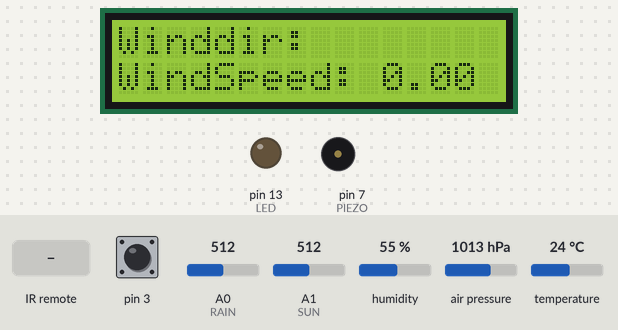
This sketch was run on a simulated Arduino Leonardo, built with avr-gcc and run on an emulated ATmega32U4. On the bench: 16×2 character LCD, output pins drawn as LEDs (lit = HIGH), buzzer (waves = sounding). The test bench sets the inputs (shaded band); at power-on: A0 (RAIN) = 512, A1 (SUN) = 512, pin 3 HIGH, humidity 55 %, air pressure 1013 hPa, temperature 24 °C. WiFi joins after 1.5 s; servers stay silent unless stated; what the sketch prints to the serial monitor is not drawn.

Above: at 12.8 s.
12.9 s: A0 (RAIN) set to 33
At 17.1 s:
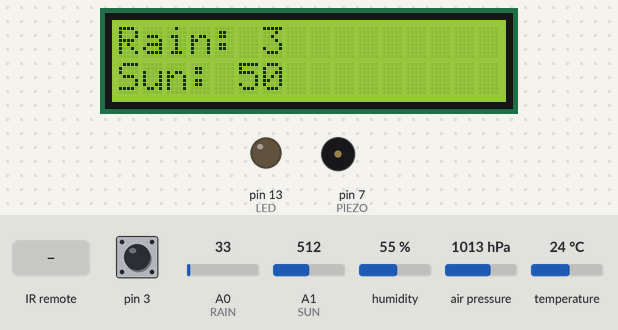
25.2 s: A0 (RAIN) set to 26
At 27.2 s:
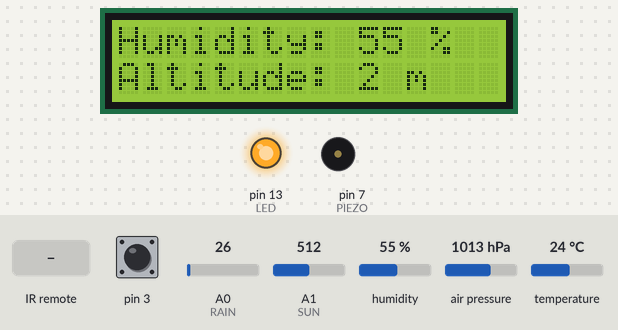
33.2 s: A1 (SUN) set to 181
At 34.4 s:
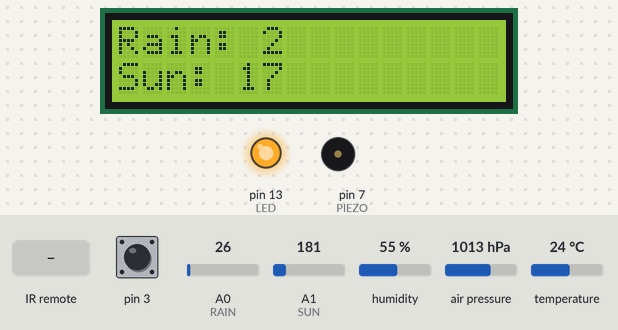
41.2 s: A1 (SUN) set to 147
At 42.3 s:
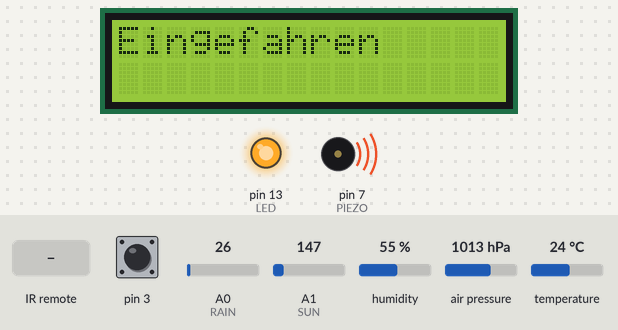
43.9 s: infrared code 0xFFA25D received
At 45.5 s:
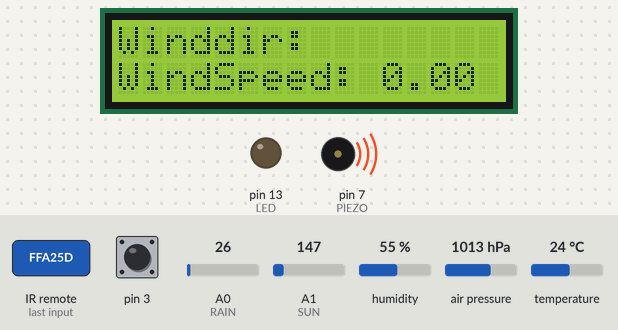
47.9 s: infrared code 0xFF629D received
At 49.5 s:
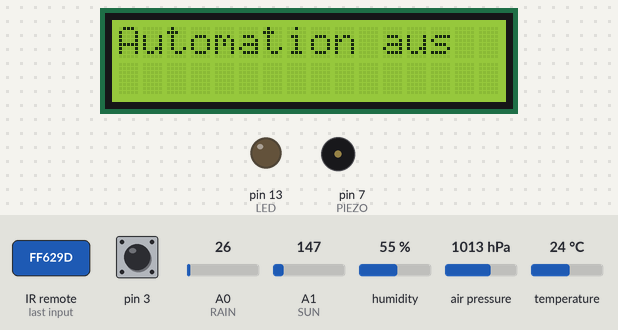
Timing chart, 0 to 51.0 s (numbered marks = the images above; inputs shaded):
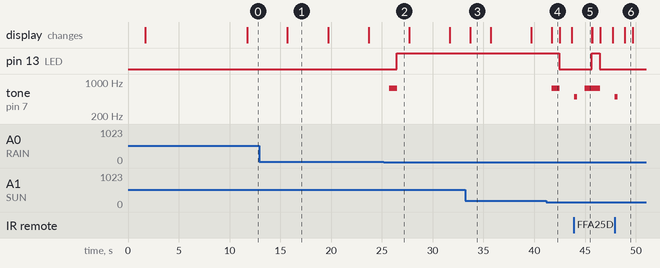

The sketch:

Main_anna_3.ino
```cpp
#include <avr/io.h>
#include <avr/interrupt.h>
#include <Wire.h>  // Comes with Arduino IDE
#include <LiquidCrystal_I2C.h>
//#include <Adafruit_Sensor.h>
#include <Adafruit_BME280.h>
#include <IRremote.h>   // Das Programm greift an dieser Stelle auf eine „Library“ zurück. Das erleichtert einem viel Arbeit. Denn das Infrarotlicht wird mit einem Code verschlüsselt gesendet. Um diesen Code selber auszulesen und in passende Werte umzuwandeln, wären sehr viele Zeilen Code erforderlich.
#include <WiFiEsp.h> // Header von WiFiEsp einbinden


#define SEALEVELPRESSURE_HPA (1013.25) // INIT PRESSURE FOR SENSOR

//#define ESP_RX   19
//#define ESP_TX   18
//SoftwareSerial Serial1(ESP_RX, ESP_TX); // Virtuelles RX, TX für WLAN-Modul

#define MAX_CTR 8 //even numbers
#define MAX_JSON_CTR 15 //mit 2 multipliziert = Sekunden, bevor json erneut gesendet wird
#define RAIN A0 // RAIN PIN
#define SUN A1 // SUN PIN
#define LED 13 // LED for Markise
#define PIEZO 7 // TON für Thresholds
#define SUMM 750 // TIME to
#define RECV_PIN 11  //  Der Kontakt der am Infrarotsensor (Fernbedienung) die Daten ausgibt, wird mit Pin 11 des Arduinoboards verbunden.
#define CRITICAL_RAIN 10//80 // Threshold WIND MAX
#define RAIN_THRESHOLD_MIN 2 // Threshold RAIN MIN
#define SUN_THRESHOLD_MAX 50   // Threshold SUN  MAX
#define SUN_THRESHOLD_MIN 15// Threshold SUN  MIN
#define CRITICAL_WIND 10  // Threshold  WIND MIN
#define MIN_WIND 1.00f
#define _ESPLOGLEVEL_ 4

const byte MY_ADDRESS = 42;


bool MARKISE = false;
bool MARKISE_AUTOMATION= true;

//Infrarot Variablen
IRrecv irrecv(RECV_PIN);   // An dieser Stelle wird ein Objekt definiert, dass den Infrarotsensor an Pin 11 ausliest.
decode_results results;  // Dieser Befehl sorgt dafür, dass die Daten, die per Infrarot eingelesen werden unter „results“ abgespeichert werden.
//int IR_counter = 0;
bool LED_State = false; //Shows, if LED is on or off

//WLAN Variablen
#define WiFiSSID "UPC78F249A"   // Ihre SSID
#define WiFiPass "kAprQm3epjtc"   // Ihr Zugangs-Passwort
int status = WL_IDLE_STATUS;
const char server[] = "wetterstation.westeurope.cloudapp.azure.com";
WiFiEspClient client;

//Tx20 Variablen Windsensor
unsigned int icr1;
volatile int rx=0;
volatile int bitcount=0;
volatile char pin;
volatile unsigned char sa,sb,sd,se;
volatile unsigned int sc,sf;


unsigned long lastConnectionTime = 0;         // last time you connected to the server, in milliseconds

const unsigned long postingInterval = 10000L; // delay between updates, in millisecond

//Variablen für ausgelesene Daten
String windDir = ""; // INIT for Wind direction
int windDirInt = 0; // INIT for Wind direction
float windSpeed = 0; // INIT for wind speed
/*byte sun, rain;
int temp = 0;
int pressure = 0;
int humidity = 0;
int altitude = 0;*/

//Variablen für LCD-Anzeige
byte data_ctr = 0;
Adafruit_BME280 bme; // I2C
LiquidCrystal_I2C lcd(0x27, 2, 1, 0, 4, 5, 6, 7, 3, POSITIVE);  // Set the LCD I2C address

//Variablen für 2-Sekunden-Timer und json-sende-timer
unsigned long timer = 0;
byte sensorLoopCount = 0;

//Variable für Json-Format
String json = "";

void setup() {
// Initialize the digital pin as an output.
// Pin 13 has an LED connected on most Arduino boards
  Serial.begin(9600);
  Serial1.begin(9600); // Zweiter serieller Port verbunden mit ESP8266
  lcd.begin(16,2);   // initialize the lcd for 16 chars 2 lines, turn on backlight
  bme.begin(0x76);
  delay(100); //boot of sensor

  init_WLAN();

  pinMode(RAIN, INPUT);
  pinMode(SUN, INPUT);
  pinMode(LED,OUTPUT);
  pinMode(PIEZO,OUTPUT);

  irrecv.enableIRIn();   //Dieser Befehl initialisiert den Infrarotempfänger.

  timer = millis();

  delay(10000);

  //EICRA  = _BV(ISC00);    //Trigger on rising edge
  EICRA  = _BV(ISC01);    // set INT0 to trigger on falling edge

  EIMSK = _BV(INT0);     // Turns on INT0

  icr1 = 19500;

  TCCR1A = 0;     // set entire TCCR1A register to 0
  TCCR1B = 0;     // same for TCCR1B
  OCR1A = icr1;

 Wire.begin (MY_ADDRESS);
  Wire.onReceive (receiveEvent);
}

volatile boolean haveData = false;
volatile int X;
volatile float Y;

void init_WLAN()
{
  // initialize serial for ESP module
  //Serial1.begin(9600);
  // initialize ESP module
  WiFi.init(&Serial1);

  // check for the presence of the shield
  if (WiFi.status() == WL_NO_SHIELD) {
    //Serial.println("WiFi shield not present");
    // don't continue
    while (true);
  }

  // attempt to connect to WiFi network
  while ( status != WL_CONNECTED) {
    //Serial.print("Attempting to connect to WPA SSID: ");
    //Serial.println(WiFiSSID);
    // Connect to WPA/WPA2 network
    status = WiFi.begin(WiFiSSID, WiFiPass);
  }

  // you're connected now, so print out the data
  //Serial.println("You're connected to the network");
  write_LCD(0,"WLAN connected");

  //printWifiStatus();

  //Serial.println();

}

void loop()
{

 if (haveData)
  {
windDir=getWindDirection(X);
 windSpeed=Y;
 windDirInt=X;
    haveData = false;
  }  // end if haveData


  IR_LED ();
  check_weather_critical();
  if(millis() - timer >= 2000)  //Wenn 2 Sekunden seit letztem Auslesen der Sensoren vergangen sind:
  {
    timer = millis(); //Timer zurücksetzen
    Sensor_loop();  //Sensor-Funktion ausführen
  }

  if (millis() - lastConnectionTime > postingInterval) {
    //Send Json

    create_Json();
    send_Json();
  }
}

void Sensor_loop()  //every 2 seconds
{
  /*read_rain();
  read_sun();
  read_temp();*/

 if(read_sun() >= SUN_THRESHOLD_MAX)  //Wenn sonnig (check alle 2 Sekunden, da nicht zeitkritisch)
 {
    Serial.println("SUN threshold MAX");
    LED_on_off(true,false); //LED an, Markise ausfahren
  }
  else if(read_sun() <= SUN_THRESHOLD_MIN){
    LED_on_off(false,false); //LED aus , Markise ein
    }


  lcd_printData(data_ctr++);
  if(data_ctr == MAX_CTR)
  {
    data_ctr = 0;
  }

  sensorLoopCount = sensorLoopCount % 15;

}

void receiveEvent (int howMany)
{
  if (howMany >= (sizeof X) + (sizeof Y))
  {
    I2C_readAnything (X);
    I2C_readAnything (Y);
    haveData = true;
  }
}

void check_weather_critical ()
{

  if(windSpeed >= CRITICAL_WIND || read_rain() >= CRITICAL_RAIN)
  {
    LED_on_off(false,false);  //LED ausschalten (Markise einfahren)
  }
}

void playTone(long duration, int freq) {
    duration *= 1000;
    int period = (1.0 / freq) * 1000000;
    long elapsed_time = 0;
    while (elapsed_time < duration) {
        digitalWrite(PIEZO,HIGH);
        delayMicroseconds(period / 2);
        digitalWrite(PIEZO, LOW);
        delayMicroseconds(period / 2);
        elapsed_time += (period);
    }
}

void create_Json()
{
  //in json umwandeln
  json = "{\"data\":[{\"sensorId\": 1,\"sensorValue\":";
  json += String(read_temp());
  json += "},{\"sensorId\": 2,\"sensorValue\":";
  json += String(read_humidity());
  json += "},{\"sensorId\": 3,\"sensorValue\":";
  json += String(read_pressure());
  json += "},{\"sensorId\": 4,\"sensorValue\":";
  json += String(read_sun());
  json += "},{\"sensorId\": 5,\"sensorValue\":";
  json += String(read_rain());
  json += "},{\"sensorId\": 6,\"sensorValue\":";
  json += String(windDirInt);
  json += "},{\"sensorId\": 7,\"sensorValue\":";
  json += String(windSpeed);
  json += "},{\"sensorId\": 8,\"sensorValue\":";
  json += String(read_altitude());
  json += "}]}";
 Serial.println(json);
}


void IR_LED ()
{
  if (irrecv.decode(&results))  //Wenn Daten empfangen wurden,
  {

    Serial.println(results.value);
      if(results.value == 16753245 )
      {
        playTone(250,500);
          delay(750);
        LED_State = LED_State ^ 1; // Xor -> Toggeln
        // if IR_REV is active then turn of MARKISE_AUTOMATION

        LED_on_off(LED_State,true);
      }
      else if( results.value == 16736925 ){
        playTone(250,500);
        delay(750);
       MARKISE_AUTOMATION = MARKISE_AUTOMATION ^ 1; // Xor -> Toggeln
       if(MARKISE_AUTOMATION){
           write_LCD(0, "Automation an");
       }
           else {
            write_LCD(0, "Automation aus");
         }
        }

    irrecv.resume();  //Der nächste Wert soll vom IR-Empfänger eingelesen werden
  }
}

void LED_on_off (bool statusLED,bool interupt )
{

  if(statusLED && !MARKISE  && (MARKISE_AUTOMATION || interupt)  && read_rain()<= RAIN_THRESHOLD_MIN && windSpeed <= MIN_WIND ) // WENN SONNE
  {
  playTone(750,750);
    write_LCD(0, "Ausgefahren");
    digitalWrite (LED, statusLED);
    MARKISE=true;
    LED_State=true;
  }
  else if(!statusLED && MARKISE)
  {
    //Serial.println("Off");
    write_LCD(0, "Eingefahren");
      digitalWrite(PIEZO,HIGH);
     playTone(750,750);
     digitalWrite (LED, statusLED);
     MARKISE=false;
     LED_State=false;
  }
 // else if(statusLED && !MARKISE_AUTOMATION ){
 //   Serial.println("Ignore SUN");
 //   }
 // delay(2000);
}

void lcd_printData(int count)
{
  if(count < 2)
  {
    //wind anzeigen
    write_LCD(0,"Winddir: "+windDir);
    write_LCD(1,"WindSpeed: "+String(windSpeed));
    Serial.print("Dir: "+windDir);
    Serial.println("\tSpeed: "+String(windSpeed));
  }
  else if(count <4)
  {
    byte rain = read_rain();
    byte sun = read_sun();
    write_LCD(0,"Rain: "+String(rain));
    write_LCD(1,"Sun: "+String(sun));
    //Serial.print("Rain: "+String(rain));
    //Serial.println("Sun: "+String(sun));
  }
  else if(count < 6)
  {
    int temp = read_temp();
    int pressure = read_pressure();
    write_LCD(0, "Temp: "+String(temp)+" C");
    write_LCD(1, "Press: "+String(pressure)+" hPa");
    //Serial.print("Temp: "+String(temp)+"C");
    //Serial.println("Press: "+String(pressure)+" hPa");
  }
  else if(count < 8)
  {
    int humidity = read_humidity();
    int altitude = read_altitude();
    write_LCD(0, "Humidity: "+String(humidity)+" %");
    write_LCD(1, "Altitude: "+String(altitude)+" m");
    //Serial.print("Humidity: "+String(humidity)+" %");
    //Serial.println("Altitude: "+String(altitude)+" m");
  }
}

void write_LCD(int line, String s)
{
  if(line == 0)
  {
    lcd.clear();
  }
  lcd.setCursor(0,line);
  lcd.print(s);
}

int read_temp()
{
  return bme.readTemperature();
  //pressure = bme.readPressure() / 100.0F;
  //altitude = bme.readAltitude(SEALEVELPRESSURE_HPA);
  //humidity = bme.readHumidity();
}

int read_pressure()
{
  return bme.readPressure() / 100.0F;
}

int read_altitude()
{
  return bme.readAltitude(SEALEVELPRESSURE_HPA);
}

int read_humidity()
{
  return bme.readHumidity();
}

byte read_rain(){
  return map(analogRead(RAIN),0,1023,0,100);
}

byte read_sun(){
  return map(analogRead(SUN),0,1023,0,100);
}

String getWindDirection(int sb){
  switch(sb)
      {
        case 0: windDir = "N"; break;
        case 1: windDir = "NNE"; break;
        case 2: windDir = "NE"; break;
        case 3: windDir = "ENE"; break;
        case 4: windDir = "E"; break;
        case 5: windDir = "ESE"; break;
        case 6: windDir = "SE"; break;
        case 7: windDir = "SSE"; break;
        case 8: windDir = "S"; break;
        case 9: windDir = "SSW"; break;
        case 10: windDir = "SW"; break;
        case 11: windDir = "WSW"; break;
        case 12: windDir = "W"; break;
        case 13: windDir = "WNW"; break;
        case 14: windDir = "NW"; break;
        case 15: windDir = "NNW"; break;
      }
      return windDir;
    }


void send_Json()
{
  client.stop();
  Serial.println("Starting connection to server...");
  // if you get a connection, report back via serial
  if (client.connect(server, 3000)) {

    // Make a HTTP request
    client.println("POST /weatherStationServer/sensordata/add HTTP/1.1");
    client.println("Host: wetterstation.westeurope.cloudapp.azure.com");
    client.println("Accept: */*");
    client.println("Content-Length: " + String(json.length()));
    client.println("Content-Type: application/json");
    client.println("Connection: close");
    client.println();
    client.println(json);
     lastConnectionTime = millis();
  }
  else {
    // if you couldn't make a connection
    Serial.println("Connection failed");

  }
}
///////////////////////////////////////////////////////////
//  Methode sendHttpResponse():
//     Methode, mit der wir dem Client eine Webseite senden
///////////////////////////////////////////////////////////

///////////////////////////////////////////////////////
// Methode printWifiStatus():
//    Ausgabe WiFi-Status und Info im seriellen Monitor
///////////////////////////////////////////////////////

/*void printWifiStatus()
{
  // Netzwerkdaten: SSID
  //Serial.print("SSID: ");
  //Serial.println(WiFi.SSID());

  // Netzwerkdaten: IP-Adresse
  //IPAddress ip = WiFi.localIP();
  //Serial.print("IP Adresse: ");
  //Serial.println(ip);

  // Hinweis im seriellen Monitor
  //Serial.println();
  //Serial.print("Um den Fernzugriff zu testen, gehen Sie bitte auf die Webseite http://");
  //Serial.println(ip);
  //Serial.println();
}*/


// pin change interrupt ( start of frame )
ISR (INT0_vect){
  // reset accumulators

  Serial.println("Interrupt");
  sa=sb=sd=se=0;
  sc=0;sf=0;

  EIMSK &= ~_BV(INT0);     // disable pin interrupt

  bitcount=41;

  TCCR1B = 0; // stop timer
  TCNT1 = icr1>>1; // set counter
  TIFR1 |= _BV(OCF1A); // clear timer interrupt
  TCCR1B = _BV(WGM12)| _BV(CS10); // start timer
  TIMSK1 |= _BV(OCIE1A);  // enable timer interrupt

}

// timer irq ( bit accumulator )
ISR(TIMER1_COMPA_vect){

  if (bitcount==1){
    Serial.println("Clearing");
    TIMSK1 &= ~_BV(OCIE1A); // disable timer interrupt
    EIFR |= _BV(INTF0);     // clear pin interrupt flag
    EIMSK = _BV(INT0);      // enable pin interrupt flag for next frame

  }
  if (bitcount>0){
    pin = digitalRead(2);
    int i = pin;
    //Serial.print(i);
    //Serial.print(",");

    if (bitcount > 41-5){
      // start
      sa = (sa<<1)|pin;
    } else
    if (bitcount > 41-5-4){
      // wind dir
      sb = sb>>1 | (pin<<3);
    } else
    if (bitcount > 41-5-4-12){
      // windspeed
      sc = sc>>1 | (pin<<11);
    } else
    if (bitcount > 41-5-4-12-4){
      // checksum
      sd = sd>>1 | (pin<<3);
    } else
    if (bitcount > 41-5-4-12-4-4){
      // wind dir, inverted
      se = se>>1 | ((pin^1)<<3);
    } else {
      // windspeed, inverted
      sf = sf>>1 | ((pin^1)<<11);
    }


//digitalWrite( 13, digitalRead( 13 ) ^ 1 );
    bitcount--;
    if (bitcount==0){
      // all data received:
      rx=1;
    }
  }
}

template <typename T> unsigned int I2C_writeAnything (const T& value)
  {
  Wire.write((byte *) &value, sizeof (value));
  return sizeof (value);
  }  // end of I2C_writeAnything

template <typename T> unsigned int I2C_readAnything(T& value)
  {
    byte * p = (byte*) &value;
    unsigned int i;
    for (i = 0; i < sizeof value; i++)
          *p++ = Wire.read();
    return i;
  }  // end of I2C_readAnything
```

Measured:
- the behaviour switches between 31 and 30 on A0 (RAIN) (found by bisection; images 1 and 2)
- the behaviour switches between 164 and 163 on A1 (SUN) (found by bisection; images 3 and 4)
- after the input at 25.2 s, pin 13 (LED): LOW → HIGH after 1.3 s; tone on pin 7 (PIEZO): silent → 747 Hz after 0.53 s, → silent 0.76 s later
- after the input at 41.2 s, pin 13 (LED): HIGH → LOW after 1.3 s; tone on pin 7 (PIEZO): silent → 746 Hz after 0.54 s, → silent 0.76 s later; the display: changes after 0.50 s (image 4)
- after the input at 43.9 s, pin 13 (LED): LOW → HIGH after 1.8 s, → LOW 0.78 s later; tone on pin 7 (PIEZO): silent → 498 Hz after 0.05 s, → silent 0.28 s later, → 746 Hz 0.72 s later, → silent 1.6 s later
- after the input at 47.9 s, tone on pin 7 (PIEZO): silent → 498 Hz after 0.05 s, → silent 0.28 s later; the display: changes after 1.0 s (image 6)
- what the display in image 1 shows lasts 4.0 s, from 15.7 s to 19.7 s
